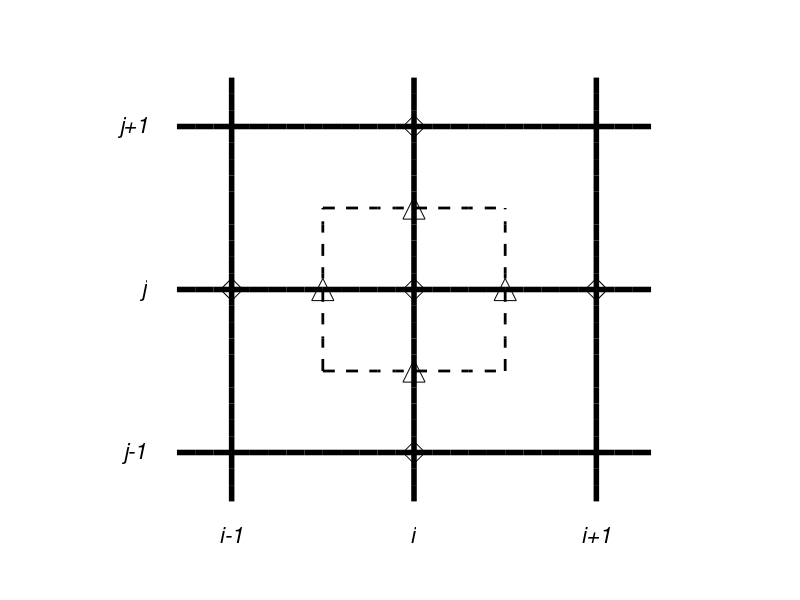

Here is the MATLAB script that generated this plot:
function makestencil
% MAKESTENCIL   Plot a stencil.  Works under Matlab better than Octave, especially
% because saving the figures sucks under Octave.

msize=16;

basic(1) % stencil for non-constant diffusivity
hold on
plot([-0.5 0.5 0 0], [0 0 -0.5 0.5], '^k', 'Markersize',msize)
plot([-1 0 1 0 0], [0 0 0 -1 1], 'dk', 'Markersize',msize)
hold off
% to create .eps in Octave:
%print -depsc2 ../pdffigs/diffstencil.eps
%print -dpdf diffstencil.pdf

   function basic(i)
   figure(i)
   lwidth =4.0;

   % make the grid
   x=-1.3:0.1:1.3;
   plot(x,[-ones(size(x)); zeros(size(x)); ones(size(x))]','k',...
       'LineWidth',lwidth)
   axis([-1.7 1.7 -1.5 1.5])
   axis off
   hold on
   plot([-ones(size(x)); zeros(size(x)); ones(size(x))]',x,'k',...
       'LineWidth',lwidth)

   % make the cell
   xcell=-0.5:0.1:0.5;
   clwidth=2.0;
   plot(xcell,[-0.5*ones(size(xcell)); 0.5*ones(size(xcell))]','k--',...
        'LineWidth',clwidth)
   plot([-0.5*ones(size(xcell)); 0.5*ones(size(xcell))],xcell','k--',...
        'LineWidth',clwidth)

   % label the regular grid positions
   fsize = 16;
   text(-1,-1.5,'i-1','FontSize',fsize,'FontAngle','italic',...
      'HorizontalAlignment','center')
   text(0,-1.5,'i','FontSize',fsize,'FontAngle','italic',...
      'HorizontalAlignment','center')
   text(1,-1.5,'i+1','FontSize',fsize,'FontAngle','italic',...
      'HorizontalAlignment','center')
   text(-1.6,-1,'j-1','FontSize',fsize,'FontAngle','italic')
   text(-1.5,0,'j','FontSize',fsize,'FontAngle','italic')
   text(-1.62,1,'j+1','FontSize',fsize,'FontAngle','italic')
   hold off

